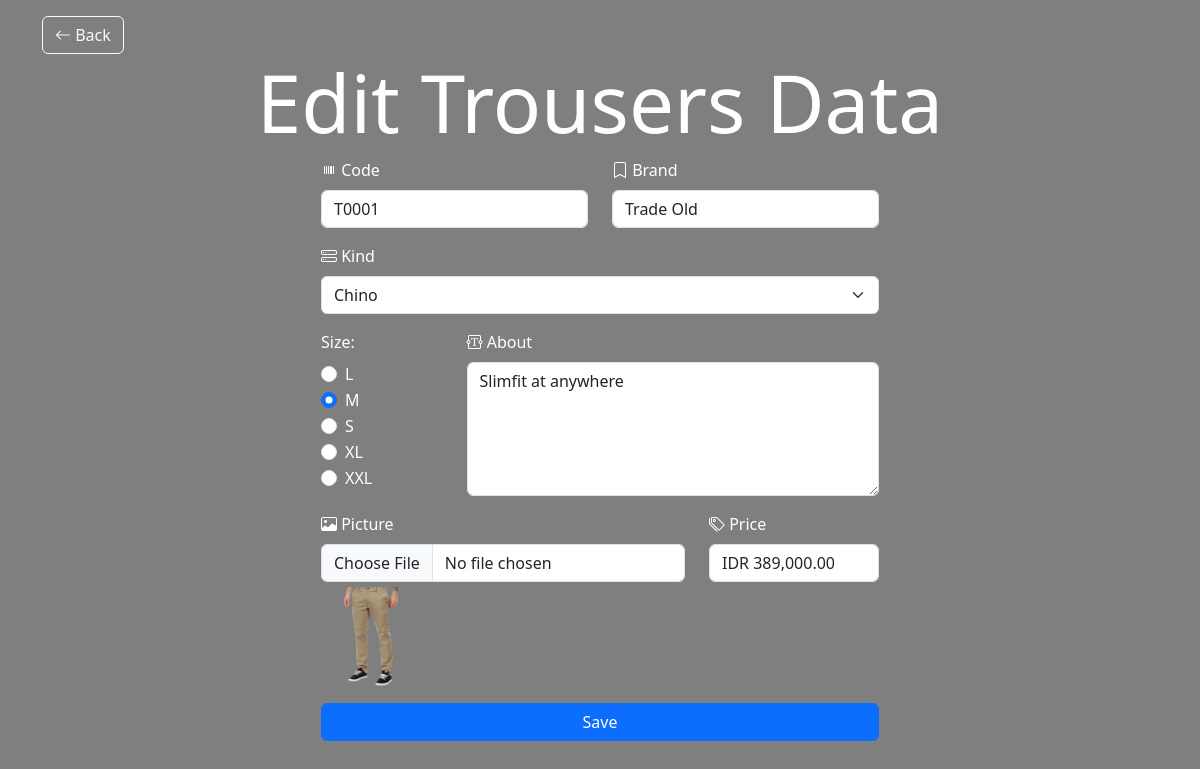
The app's page /edit_trousers.php?code_t=T0001 with its own data.
### tables this page shows
CREATE TABLE `trousers` (
  `code_t` char(5) NOT NULL,
  `brand` varchar(50) NOT NULL,
  `ctgry_code_t` char(5) NOT NULL,
  `size` varchar(3) NOT NULL,
  `about` text NOT NULL,
  `picture` text NOT NULL,
  `price` varchar(1000) NOT NULL
);

CREATE TABLE `category_t` (
  `ctgry_code_t` char(5) NOT NULL,
  `kind` char(50) NOT NULL
);

### edit_trousers.php (the view, shortened to what this page needs)
<?php
include "connect.php";
$code_t = $_GET['code_t'];
$query = mysqli_query($con, "SELECT * FROM trousers WHERE code_t='$code_t'");
$rows = mysqli_fetch_array($query);
?>
<!DOCTYPE html>
<html lang="en">
<head>
    <link rel="stylesheet" href="css/bootstrap.min.css" />
    <link rel="stylesheet" href="https://cdn.jsdelivr.net/npm/bootstrap-icons@1.10.3/font/bootstrap-icons.css" />
</head>
<body class="trousers">
    <div class="container mt-3">
        <a href="trousers.php" class="btn btn-outline-light"><i class="bi bi-arrow-left"></i> Back</a>
        <h1 class="display-1 text-white text-center">Edit Trousers Data</h1>
        <form class="w-50 mx-auto text-white" method="post" enctype="multipart/form-data">
            <div class="row mb-3">
                <div class="col-6">
                    <label for="code_t" class="form-label"><i class="bi bi-upc"></i> Code</label>
                    <input id="code_t" type="text" class="form-control" name="code_t" value="<?= $rows['code_t'] ?>">
                </div>
                <div class="col-6">
                    <label for="brand" class="form-label"><i class="bi bi-bookmark"></i> Brand</label>
                    <input id="brand" type="text" class="form-control" name="brand" value="<?= $rows['brand'] ?>">
                </div>
            </div>
            <div class="mb-3">
                <label for="ctgry_code_t" class="form-label"><i class="bi bi-hdd-stack"></i> Kind</label>
                <select id="ctgry_code_t" type="text" class="form-select" name="ctgry_code_t">
                    <?php
                    $tampil = mysqli_query($con, "SELECT * FROM category_t ORDER BY kind");
                    while ($w = mysqli_fetch_array($tampil)) {
                    ?>
                        <option value="<?php echo $w['ctgry_code_t']; ?>" <?php echo ($w['ctgry_code_t'] == $rows['ctgry_code_t']) ? 'selected' : ''; ?>><?php echo $w['kind'] ?></option>
                    <?php
                    }
                    ?>
                </select>
            </div>
            <div class="row mb-3">
                <div class="col-3">
                    <label class="form-label">Size:</label>
                    <div class="form-check">
                        <input id="flexRadioDefault1" class="form-check-input" type="radio" value="L" name="size" <?php
                                                                                                                    if ($rows['size'] == "L") {
                                                                                                                        echo "checked";
                                                                                                                    } ?>>
                        <label for="flexRadioDefault1" class="form-check-label">
                            L
                        </label>
                    </div>
                    <div class="form-check">
                        <input id="flexRadioDefault2" class="form-check-input" type="radio" value="M" name="size" <?php
                                                                                                                    if ($rows['size'] == "M") {
                                                                                                                        echo "checked";
                                                                                                                    } ?>>
                        <label for="flexRadioDefault2" class="form-check-label">
                            M
                        </label>
                    </div>
                    <div class="form-check">
                        <input id="flexRadioDefault3" class="form-check-input" type="radio" value="S" name="size" <?php
                                                                                                                    if ($rows['size'] == "S") {
                                                                                                                        echo "checked";
                                                                                                                    } ?>>
                        <label for="flexRadioDefault3" class="form-check-label">
                            S
                        </label>
                    </div>
                    <div class="form-check">
                        <input id="flexRadioDefault4" class="form-check-input" type="radio" value="XL" name="size" <?php
                                                                                                                    if ($rows['size'] == "XL") {
                                                                                                                        echo "checked";
                                                                                                                    } ?>>
                        <label for="flexRadioDefault4" class="form-check-label">
                            XL
                        </label>
                    </div>
                    <div class="form-check">
                        <input id="flexRadioDefault5" class="form-check-input" type="radio" value="XXL" name="size" <?php
                                                                                                                    if ($rows['size'] == "XXL") {
                                                                                                                        echo "checked";
                                                                                                                    } ?>>
                        <label for="flexRadioDefault5" class="form-check-label">
                            XXL
                        </label>
                    </div>
                </div>
                <div class="col-9">
                    <label for="about" class="form-label"><i class="bi bi-textarea-t"></i> About</label>
                    <textarea id="about" class="form-control" rows="5" name="about"><?= $rows['about'] ?></textarea>
                </div>
            </div>
            <div class="row mb-3">
                <div class="col-8">
                    <label for="formFile" class="form-label"><i class="bi bi-image"></i> Picture</label>
                    <input id="formFile" type="file" class="form-control" name="picture">
                    <img src="img/trousers/<?= $rows['picture'] ?>" alt="picture" style="width: 100px; margin-top: 5px;">
                </div>
                <div class="col-4">
                    <label for="price" class="form-label"><i class="bi bi-tags"></i> Price</label>
                    <input id="price" type="text" class="form-control" name="price" value="<?= $rows['price'] ?>">
                </div>
            </div>
            <button type="submit" name="save" class="btn btn-primary mx-auto w-100" style="display: block;">Save</button>
        </form>
    </div>
</body>
</html>

### edit_trousers.php (style rules this page uses)
body { height: 100vh; background-image: linear-gradient(rgba(0, 0, 0, 0.5), rgba(0, 0, 0, 0.5)), url("img/trousers.jpg"); background-position: center; background-size: cover; }

### records on screen
trousers: code_t "T0001", brand "Trade Old", ctgry_code_t "Chino", size "☐ L", size "☑ M", size "☐ S", size "☐ XL", size "☐ XXL", about "Slimfit at anywhere", picture (picture), price "IDR 389,000.00"
